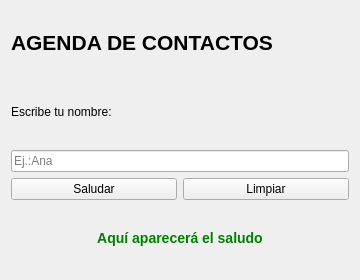
<?xml version="1.0" encoding="UTF-8"?>
<ui version="4.0">
 <class>Form</class>
 <widget class="QWidget" name="Form">
  <property name="geometry">
   <rect>
    <x>0</x>
    <y>0</y>
    <width>360</width>
    <height>280</height>
   </rect>
  </property>
  <property name="windowTitle">
   <string>Bienvenida</string>
  </property>
  <property name="toolTip">
   <string>Muestra un saludo</string>
  </property>
  <layout class="QVBoxLayout" name="verticalLayout">
   <item>
    <widget class="QLabel" name="lblTitulo">
     <property name="font">
      <font>
       <pointsize>16</pointsize>
       <bold>true</bold>
      </font>
     </property>
     <property name="text">
      <string>AGENDA DE CONTACTOS</string>
     </property>
    </widget>
   </item>
   <item>
    <widget class="QLabel" name="lblInstruccion">
     <property name="text">
      <string>Escribe tu nombre:</string>
     </property>
    </widget>
   </item>
   <item>
    <widget class="QLineEdit" name="txtNombre">
     <property name="maxLength">
      <number>30</number>
     </property>
     <property name="placeholderText">
      <string>Ej.:Ana</string>
     </property>
     <property name="clearButtonEnabled">
      <bool>true</bool>
     </property>
    </widget>
   </item>
   <item>
    <layout class="QHBoxLayout" name="horizontalLayout">
     <item>
      <widget class="QPushButton" name="btnSaludar">
       <property name="toolTip">
        <string>Muestra un saludo</string>
       </property>
       <property name="text">
        <string>Saludar</string>
       </property>
      </widget>
     </item>
     <item>
      <widget class="QPushButton" name="btnLimpiar">
       <property name="text">
        <string>Limpiar</string>
       </property>
      </widget>
     </item>
    </layout>
   </item>
   <item>
    <widget class="QLabel" name="lblResultado">
     <property name="styleSheet">
      <string notr="true">color: green;
font-size: 14px;
font-weight: bold;
</string>
     </property>
     <property name="text">
      <string>Aquí aparecerá el saludo</string>
     </property>
     <property name="alignment">
      <set>Qt::AlignmentFlag::AlignCenter</set>
     </property>
     <property name="wordWrap">
      <bool>true</bool>
     </property>
    </widget>
   </item>
  </layout>
 </widget>
 <tabstops>
  <tabstop>txtNombre</tabstop>
  <tabstop>btnSaludar</tabstop>
  <tabstop>btnLimpiar</tabstop>
 </tabstops>
 <resources/>
 <connections>
  <connection>
   <sender>btnLimpiar</sender>
   <signal>clicked()</signal>
   <receiver>txtNombre</receiver>
   <slot>clear()</slot>
   <hints>
    <hint type="sourcelabel">
     <x>244</x>
     <y>180</y>
    </hint>
    <hint type="destinationlabel">
     <x>252</x>
     <y>144</y>
    </hint>
   </hints>
  </connection>
 </connections>
</ui>
